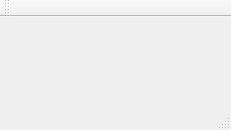
<?xml version="1.0" encoding="UTF-8"?>
<ui version="4.0">
 <class>MainWindow</class>
 <widget class="QMainWindow" name="MainWindow">
  <property name="geometry">
   <rect>
    <x>0</x>
    <y>0</y>
    <width>231</width>
    <height>130</height>
   </rect>
  </property>
  <property name="windowTitle">
   <string>Qt Encrypted Voice Chat Client</string>
  </property>
  <widget class="QWidget" name="centralWidget"/>
  <widget class="QMenuBar" name="menuBar">
   <property name="geometry">
    <rect>
     <x>0</x>
     <y>0</y>
     <width>231</width>
     <height>23</height>
    </rect>
   </property>
  </widget>
  <widget class="QToolBar" name="mainToolBar">
   <attribute name="toolBarArea">
    <enum>TopToolBarArea</enum>
   </attribute>
   <attribute name="toolBarBreak">
    <bool>false</bool>
   </attribute>
  </widget>
  <widget class="QStatusBar" name="statusBar"/>
 </widget>
 <layoutdefault spacing="6" margin="11"/>
 <resources/>
 <connections/>
</ui>
